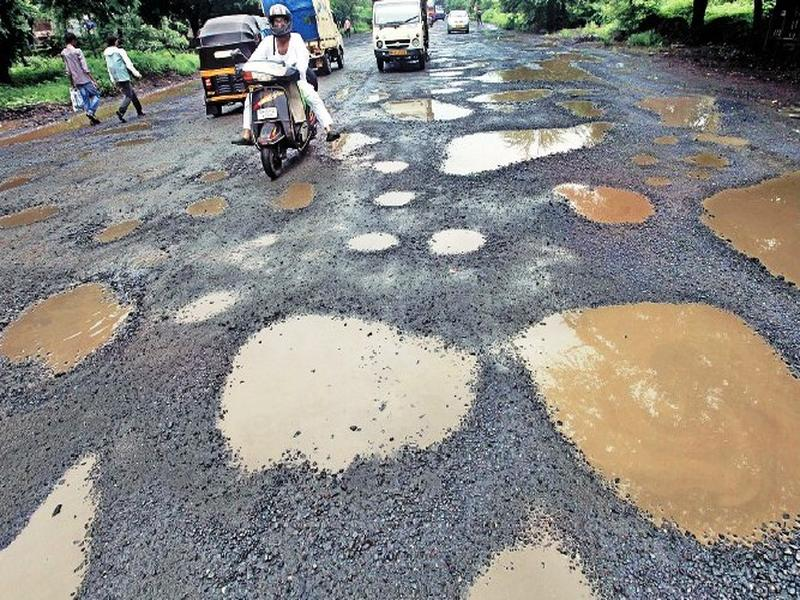
#> input picture images.jpeg, 800 x 600 px
$ python 'main (1).py'
#> lines starting #> are read from the running program, lines starting #| are printed output that depends on the picture; after the words box and inside, x2 and y2 are one past the last pixel; in counts of white or black regions, pixels touching at a corner belong together
import cv2
import numpy as np
import matplotlib.pyplot as plt

# =========================
# Load Image
# =========================
image_path = "images.jpeg"

image = cv2.imread(image_path)
#> image is the input picture: shape (600, 800, 3); mean B, G, R 130.9, 135.1, 136.7

if image is None:
    print("Image not found")
    exit()

# Resize image
image = cv2.resize(image, (800, 600))

# Copy for output
output = image.copy()

# =========================
# Preprocessing
# =========================

# Convert to grayscale
gray = cv2.cvtColor(image, cv2.COLOR_BGR2GRAY)
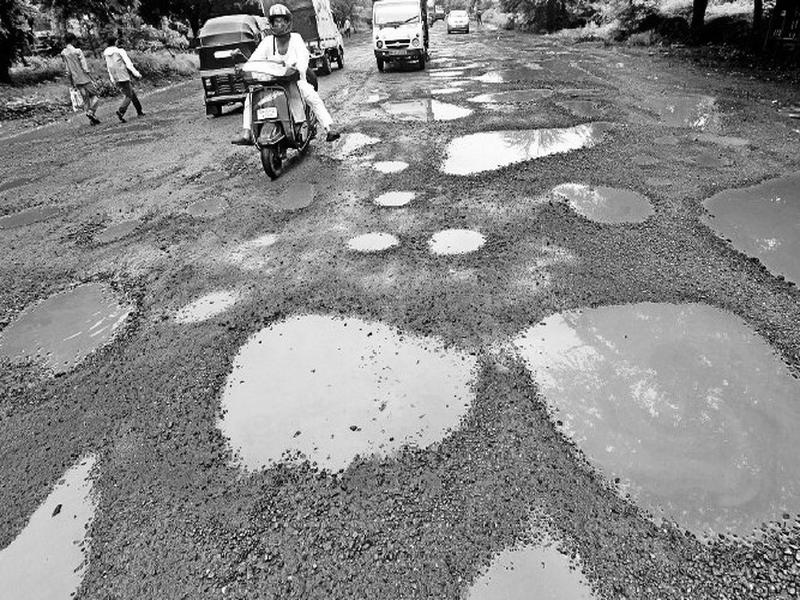
#> gray: shape (600, 800); min 0, max 255, mean 135.1

# Blur
blur = cv2.GaussianBlur(gray, (7, 7), 0)
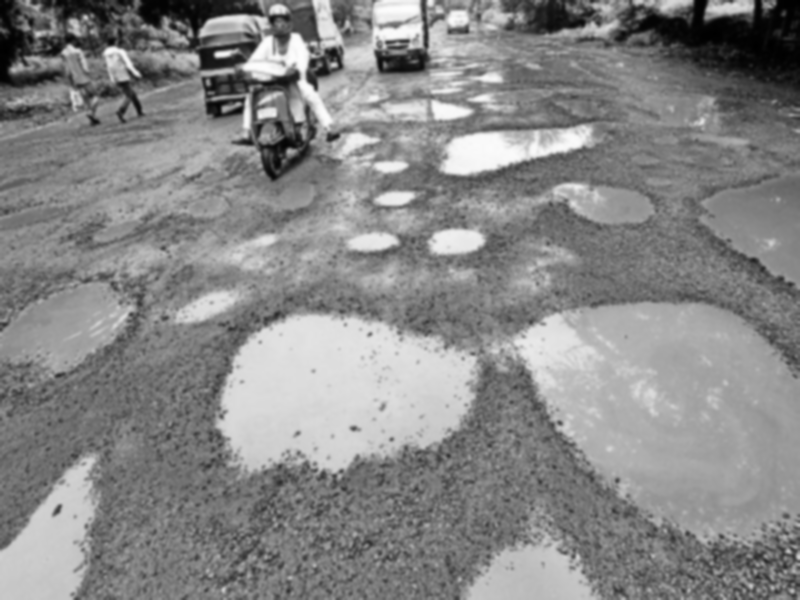
#> blur: shape (600, 800); min 0, max 253, mean 135.1

# Adaptive threshold
thresh = cv2.adaptiveThreshold(
    blur,
    255,
    cv2.ADAPTIVE_THRESH_MEAN_C,
    cv2.THRESH_BINARY_INV,
    21,
    5
)
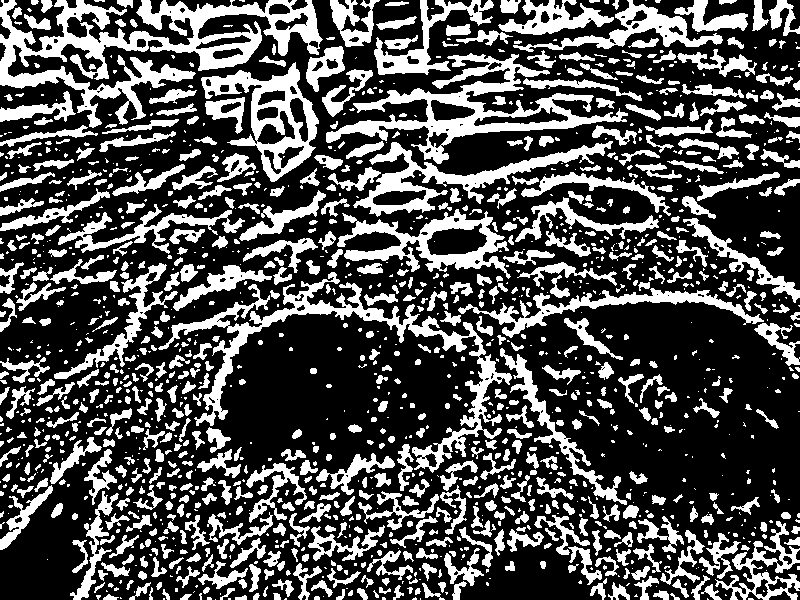
#> thresh: shape (600, 800); 31.6% white; 1464 white regions (741 under 20 px), largest, box (x1, y1, x2, y2) and area: (0, 0, 323, 128) 12768, (158, 272, 512, 473) 8119, (326, 53, 628, 164) 7538

# Remove noise
kernel = np.ones((5, 5), np.uint8)

thresh = cv2.morphologyEx(
    thresh,
    cv2.MORPH_OPEN,
    kernel
)
#> thresh: shape (600, 800); 18.9% white; 700 white regions (9 under 20 px), largest, box (x1, y1, x2, y2) and area: (388, 82, 602, 143) 3650, (251, 66, 312, 174) 2516, (0, 0, 88, 90) 1971

thresh = cv2.morphologyEx(
    thresh,
    cv2.MORPH_CLOSE,
    kernel
)
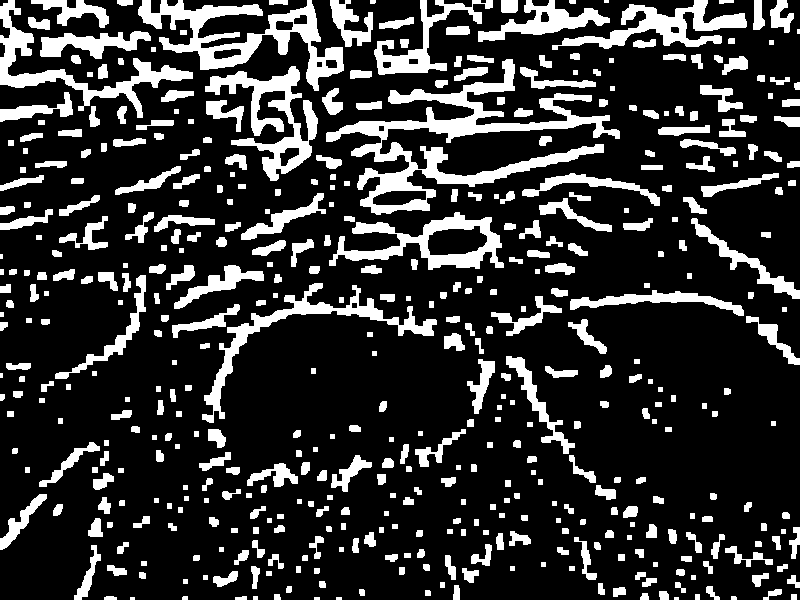
#> thresh: shape (600, 800); 19.9% white; 473 white regions (8 under 20 px), largest, box (x1, y1, x2, y2) and area: (326, 59, 620, 215) 10131, (138, 0, 344, 91) 5770, (205, 66, 318, 181) 4096

# Edge detection
edges = cv2.Canny(blur, 50, 150)
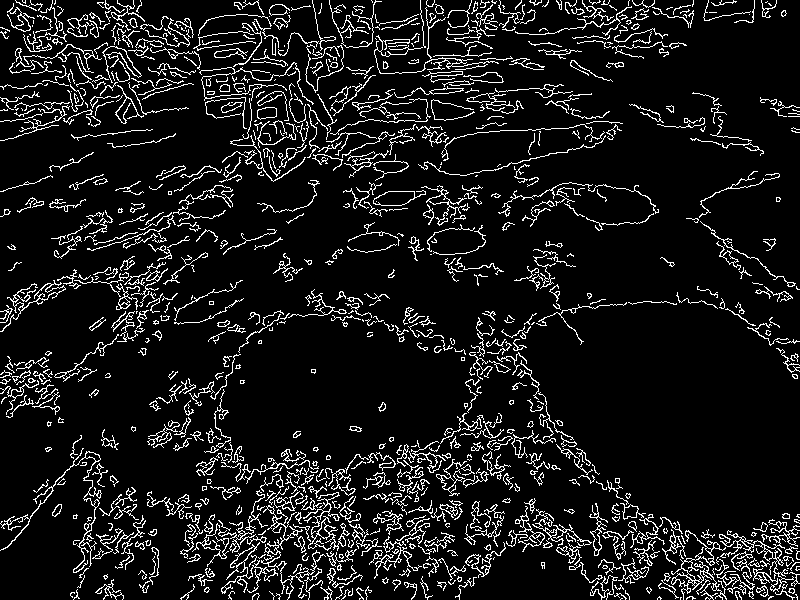
#> edges: shape (600, 800); 9.7% white in thin lines or dots

# =========================
# Find contours
# =========================
contours, _ = cv2.findContours(
    thresh,
    cv2.RETR_EXTERNAL,
    cv2.CHAIN_APPROX_SIMPLE
)
#> contours = 473 contours, 75 with area under 20; largest, box (x1, y1, x2, y2) and area: (326, 59, 620, 215) 9610, (138, 0, 344, 91) 5765, (329, 212, 504, 270) 4468, (205, 66, 318, 181) 3864, (0, 0, 193, 118) 3312

# =========================
# Detect potholes
# =========================
for contour in contours:

    area = cv2.contourArea(contour)

    # Ignore tiny or huge regions
    if area < 500 or area > 10000:
        continue

    x, y, w, h = cv2.boundingRect(contour)

    # Aspect ratio filtering
    aspect_ratio = w / float(h)

    if aspect_ratio < 0.4 or aspect_ratio > 2.5:
        continue

    # Severity
    if area < 2000:
        severity = "Low"
        color = (0, 255, 0)

    elif area < 5000:
        severity = "Medium"
        color = (0, 255, 255)

    else:
        severity = "High"
        color = (0, 0, 255)

    # Circle pothole
    center_x = x + w // 2
    center_y = y + h // 2

    radius = int((w + h) / 4)

    cv2.circle(
        output,
        (center_x, center_y),
        radius,
        color,
        3
    )

    # Draw contour
    cv2.drawContours(
        output,
        [contour],
        -1,
        color,
        2
    )

    # Label
    cv2.putText(
        output,
        f"Pothole - {severity}",
        (x, y - 10),
        cv2.FONT_HERSHEY_SIMPLEX,
        0.6,
        color,
        2
    )
#> this loop made 473 passes
#> (area, x, y, w, h, aspect_ratio, severity, color) on passes 142, 243, 244, 257, 263, 269, 284, 288, 301, 329, 346, 350: (602, 0, 494, 47, 56, 0.839, 'Low', (0, 255, 0)), (542.5, 467, 359, 28, 55, 0.509, 'Low', (0, 255, 0)), (1019, 506, 356, 69, 98, 0.704, 'Low', (0, 255, 0)), (538, 746, 316, 54, 49, 1.1, 'Low', (0, 255, 0)), (504, 172, 304, 68, 34, 2, 'Low', (0, 255, 0)), (611, 491, 296, 71, 40, 1.77, 'Low', (0, 255, 0)), (3171, 202, 283, 235, 140, 1.68, 'Medium', (0, 255, 255)), (993.5, 55, 275, 91, 104, 0.875, 'Low', (0, 255, 0)), (999.5, 174, 265, 90, 44, 2.05, 'Low', (0, 255, 0)), (1155, 691, 218, 109, 81, 1.35, 'Low', (0, 255, 0)), (565, 539, 198, 73, 34, 2.15, 'Low', (0, 255, 0)), (872, 241, 193, 85, 47, 1.81, 'Low', (0, 255, 0))
#> area on passes 7, 9, 12, 13, 14, 15: 26.5, 32, 27.5, 39.5, 65.5, 24.5
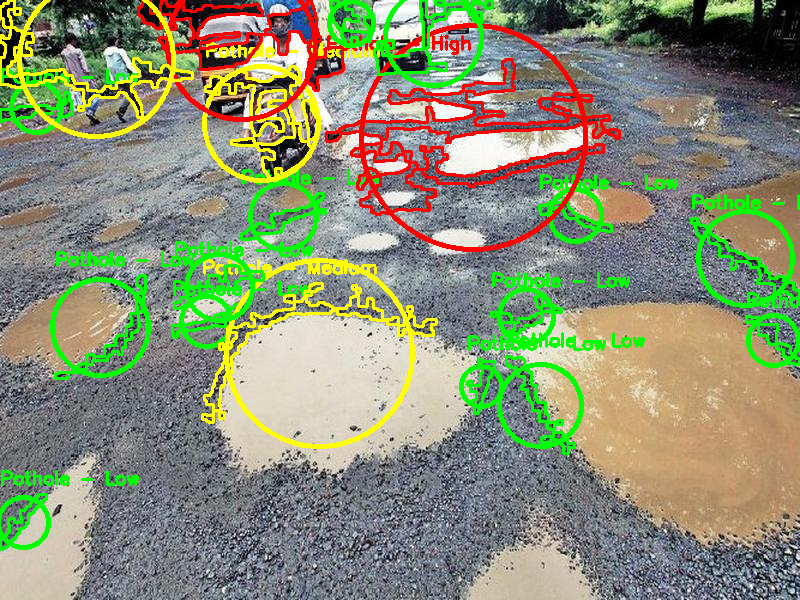
#> output: shape (600, 800, 3); 12.98% of pixels changed, all inside (x1, y1, x2, y2) = (0, 0, 800, 551)

# =========================
# Show Results
# =========================
plt.figure(figsize=(18, 6))

# Original
plt.subplot(1, 3, 1)
plt.imshow(cv2.cvtColor(image, cv2.COLOR_BGR2RGB))
plt.title("Original Image")
plt.axis("off")

# Threshold
plt.subplot(1, 3, 2)
plt.imshow(thresh, cmap='gray')
plt.title("Processed Image")
plt.axis("off")

# Output
plt.subplot(1, 3, 3)
plt.imshow(cv2.cvtColor(output, cv2.COLOR_BGR2RGB))
plt.title("Pothole Detection")
plt.axis("off")

plt.tight_layout()
plt.show()
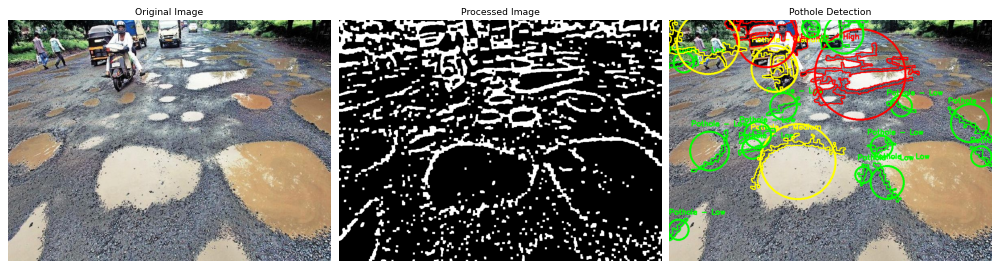
#> figure drawn by matplotlib, 3 panels
